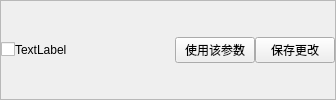
               <widget class="QFrame" name="frame_canshu">
                <property name="frameShape">
                 <enum>QFrame::StyledPanel</enum>
                </property>
                <property name="frameShadow">
                 <enum>QFrame::Sunken</enum>
                </property>
                <layout class="QGridLayout" name="gridLayout_13">
                 <property name="leftMargin">
                  <number>0</number>
                 </property>
                 <property name="topMargin">
                  <number>0</number>
                 </property>
                 <property name="rightMargin">
                  <number>0</number>
                 </property>
                 <property name="bottomMargin">
                  <number>0</number>
                 </property>
                 <property name="spacing">
                  <number>0</number>
                 </property>
                 <item row="0" column="0">
                  <widget class="QCheckBox" name="checkBox_xuanze">
                   <property name="text">
                    <string/>
                   </property>
                  </widget>
                 </item>
                 <item row="0" column="3">
                  <widget class="QPushButton" name="pb_SaveChange">
                   <property name="text">
                    <string>保存更改</string>
                   </property>
                  </widget>
                 </item>
                 <item row="0" column="1">
                  <widget class="QLabel" name="CGCS_tooltip">
                   <property name="sizePolicy">
                    <sizepolicy hsizetype="Minimum" vsizetype="Preferred">
                     <horstretch>0</horstretch>
                     <verstretch>0</verstretch>
                    </sizepolicy>
                   </property>
                   <property name="minimumSize">
                    <size>
                     <width>160</width>
                     <height>0</height>
                    </size>
                   </property>
                   <property name="text">
                    <string>TextLabel</string>
                   </property>
                  </widget>
                 </item>
                 <item row="0" column="2">
                  <widget class="QPushButton" name="pb_ok_Para">
                   <property name="text">
                    <string>使用该参数</string>
                   </property>
                  </widget>
                 </item>
                </layout>
               </widget>
